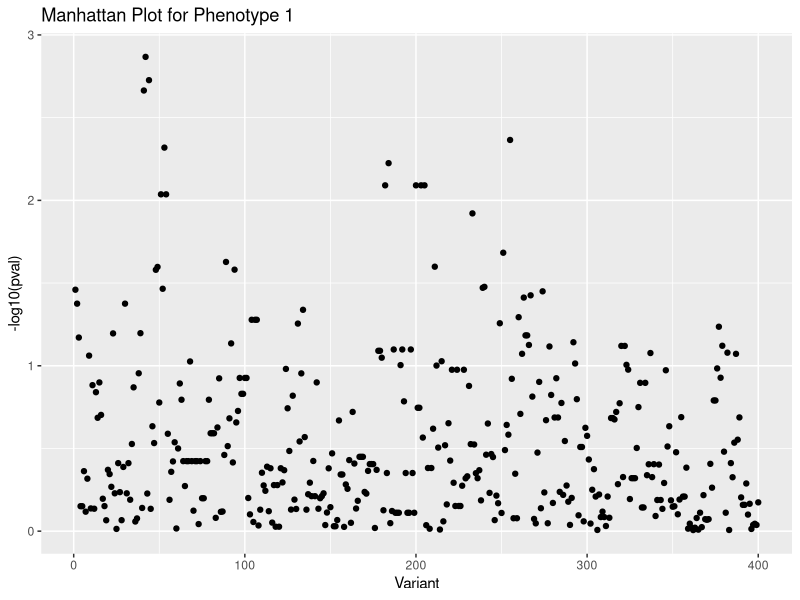
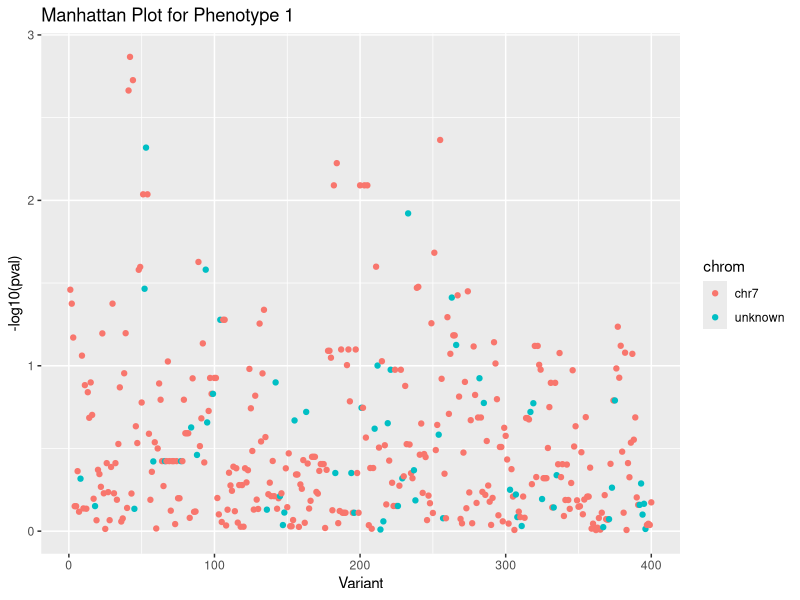
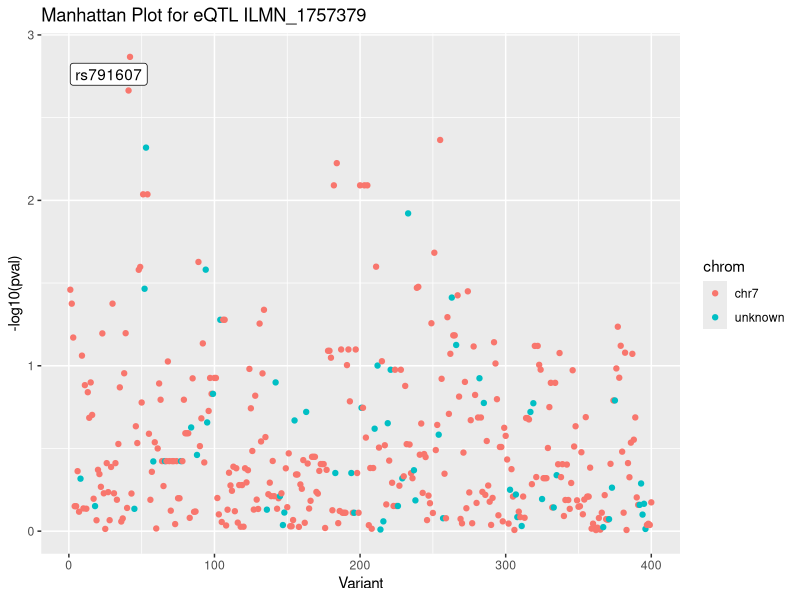

These figures' R source, in order:
## ---- chunk 1
hapmap.pheno.mx <- read.table("./HapMap_phenotypes.tsv", sep = "\t")
hapmap.geno.mx <- read.table("./HapMap_genotypes.tsv", sep = "\t")
hapmap.gene.info.df <- read.table("./HapMap_gene_info.tsv", sep = "\t")
hapmap.snp.info.df <- read.table("./HapMap_snp_info.tsv", sep = "\t")
## ---- chunk 2
dim(hapmap.pheno.mx)
dim(hapmap.geno.mx)
dim(hapmap.gene.info.df)
dim(hapmap.snp.info.df)
## ---- chunk 3
pval.mx <- matrix(NA, nrow = dim(hapmap.pheno.mx)[2], ncol = dim(hapmap.geno.mx)[2])

for (p in 1:dim(hapmap.pheno.mx)[2]){
  phenotypes <- hapmap.pheno.mx[,p]
  N.samples <- dim(hapmap.pheno.mx)[1]
  for (i in 1:dim(hapmap.geno.mx)[2]){
    X.mx <- cbind(1,hapmap.geno.mx[,i])
    MLE.beta <- solve(t(X.mx) %*% X.mx) %*% t(X.mx) %*% phenotypes
    y.hat <- X.mx %*% MLE.beta
    SSM <- sum((y.hat - mean(phenotypes))^2)
    SSE <- sum((phenotypes - y.hat)^2)
    df.M <- 1
    df.E <- N.samples - 2
    MSM <- SSM / df.M
    MSE <- SSE / df.E
    Fstatistic <- MSM / MSE
    pval.mx[p,i] <- pf(Fstatistic, df.M, df.E,lower.tail = FALSE)
  } 
}

## ---- chunk 4
library(ggplot2)

pval.mx <- data.frame(t(pval.mx))

ggplot(pval.mx,aes(1:nrow(pval.mx),-log10(X1)))+geom_point()+
  labs(x="Variant",y="-log10(pval)",title="Manhattan Plot for Phenotype 1")

## ---- chunk 5

pval.mx$chrom=rep("unknown",nrow(pval.mx))
pval.mx$pos=rep("unknown",nrow(pval.mx))

hapmap.snp.info.df$chrom <- as.character(hapmap.snp.info.df$chrom)
hapmap.snp.info.df$id <- as.character(hapmap.snp.info.df$id)

i=1
for(rs in colnames(hapmap.geno.mx)){
  if(any(hapmap.snp.info.df$id == rs)){
   pval.mx$chrom[i] <- hapmap.snp.info.df$chrom[hapmap.snp.info.df$id == rs]
   pval.mx$pos[i] <- hapmap.snp.info.df$pos[hapmap.snp.info.df$id == rs]
  }
  i=i+1
}


## ---- chunk 6
head(pval.mx)

## ---- chunk 7
ggplot(pval.mx,aes(1:nrow(pval.mx),-log10(X1)))+geom_point(aes(color=chrom))+
  labs(x="Variant",y="-log10(pval)",title="Manhattan Plot for Phenotype 1")
## ---- chunk 8
phenotypeIndex <- 1

minpval.ind <- which(pval.mx == sort(pval.mx[,phenotypeIndex])[1], arr.ind = TRUE)

gene.info.vec <- hapmap.gene.info.df[which(hapmap.gene.info.df$probe == colnames(hapmap.pheno.mx)[phenotypeIndex]),]

genotype.info.vec <- hapmap.snp.info.df[which(hapmap.snp.info.df$id == colnames(hapmap.geno.mx)[minpval.ind[2]] ),]

cat( "Gene = ", colnames(hapmap.pheno.mx)[phenotypeIndex] ,"| ", paste0("chr", gene.info.vec$chromosome) ,"Start =", gene.info.vec$start,"End =", gene.info.vec$end,"\n" )

cat( "SNP = ", colnames(hapmap.geno.mx)[minpval.ind[2]] ,"| ", toString(genotype.info.vec$chrom) ,"Position =", genotype.info.vec$position,"\n" )
## ---- chunk 9
library(ggrepel)

pval.mx$sigRsid <- NA
pval.mx$sigRsid[minpval.ind[1]] <- colnames(hapmap.geno.mx)[minpval.ind[2]]

ggplot(pval.mx,aes(1:nrow(pval.mx),-log10(X1), label=sigRsid))+geom_point(aes(color=chrom))+
  labs(x="Variant",y="-log10(pval)",title=paste("Manhattan Plot for eQTL", colnames(hapmap.pheno.mx)[phenotypeIndex]))+
  geom_label_repel()
## ---- chunk 10
df <- data.frame(y=rnorm(100),x=rnorm(100,mean=2)+runif(100,min=-0.1,max=0.1))
model <- lm(data = df, y ~ x)
model
## ---- chunk 11
summary(model)
## ---- chunk 12
Xa.all <- as.matrix(hapmap.geno.mx)

regression.df <- data.frame("Y" = hapmap.pheno.mx[,1], "Xa" = Xa.all[,1])
model <- lm(Y ~ Xa, data = regression.df)
pval <- summary(model)$coefficients[2,4]
summary(model)
## ---- chunk 13
pval.mx[1,1]
pval
## ---- chunk 14
pvals <- apply(Xa.all, 2, function(x,y) summary(lm(y ~ x))$coefficients[2,4], hapmap.pheno.mx[,1])

head(pvals)
head(pval.mx[,1])
## ---- chunk 15
df <- data.frame(y=rnorm(100), x=rnorm(100,mean=2)+runif(100,min=-0.1,max=0.1), covar=rnorm(100,mean=5))
model <- lm(data = df, y ~ x + covar)
model
## ---- chunk 16
df <- data.frame(x=rnorm(100,mean=-2), z=rnorm(100,mean=5))
df$y <- df$x + 2*df$z
model <- lm(data = df, y ~ x + z)
model
## ---- chunk 17
peopleToChange <- which(hapmap.geno.mx[,2]==1)[1:20]
alter.hapmap.pheno.mx <- data.frame(hapmap.pheno.mx)
alter.hapmap.pheno.mx[peopleToChange,2] <- alter.hapmap.pheno.mx[peopleToChange,2] + 1
changeStatus <- rep(0, nrow(hapmap.geno.mx))
changeStatus[peopleToChange] <- 1
changeStatus <- as.factor(changeStatus)
## ---- chunk 18
pvalOrig <- summary(lm(hapmap.pheno.mx[,2] ~ hapmap.geno.mx[,1]))$coefficients[2,4]
pvalOrig

pvalAlter <- summary(lm(alter.hapmap.pheno.mx[,2] ~ hapmap.geno.mx[,1]))$coefficients[2,4]
pvalAlter

pvalCovar <- summary(lm(alter.hapmap.pheno.mx[,2] ~ hapmap.geno.mx[,1] + changeStatus))$coefficients[2,4]
pvalCovar
## ---- chunk 19
hapmap.pheno.mx <- read.table("./HapMap_phenotypes.tsv", sep = "\t")
hapmap.geno.mx <- read.table("./HapMap_genotypes.tsv", sep = "\t")

famFile=cbind(rownames(hapmap.geno.mx), rownames(hapmap.geno.mx), rep(0,nrow(hapmap.geno.mx)), 
                rep(0,nrow(hapmap.geno.mx)), rep(0,nrow(hapmap.geno.mx)), rep(-9,nrow(hapmap.geno.mx)))

pedFile <- data.frame(matrix(0,nrow=nrow(hapmap.geno.mx),ncol=(ncol(hapmap.geno.mx)*2)))
i=1
hapmap.geno.mx = hapmap.geno.mx + 1
for(j in seq(1,ncol(hapmap.geno.mx)*2,2)){
  firstCol <- hapmap.geno.mx[,i]
  firstCol[firstCol==2] <- 1
  secondCol <- hapmap.geno.mx[,i]
  secondCol[secondCol==1] <- 0
  secondCol <- secondCol / 2
  pedFile[,j] <- firstCol
  pedFile[,(j+1)] <- secondCol
  i=i+1
}

pedFile[pedFile==1]="A"
pedFile[pedFile==0]="G"
pedFile <- cbind(famFile, pedFile)

mapFile <- cbind(rep(7, ncol(hapmap.geno.mx)), paste0("rs",1:ncol(hapmap.geno.mx)),
                 rep(7, ncol(hapmap.geno.mx)), 1:ncol(hapmap.geno.mx))

write.table(mapFile,"hapmap.map",row.names=F, col.names=F,quote=F, sep='\t')
write.table(pedFile,"hapmap.ped",row.names=F, col.names=F,quote=F, sep='\t')
## ---- chunk 20
phenoFile <- cbind(rownames(hapmap.pheno.mx),rownames(hapmap.pheno.mx),hapmap.pheno.mx[,1])
write.table(phenoFile, "hapmap.pheno", row.names = F, col.names = F, quote = F, sep = "\t")
